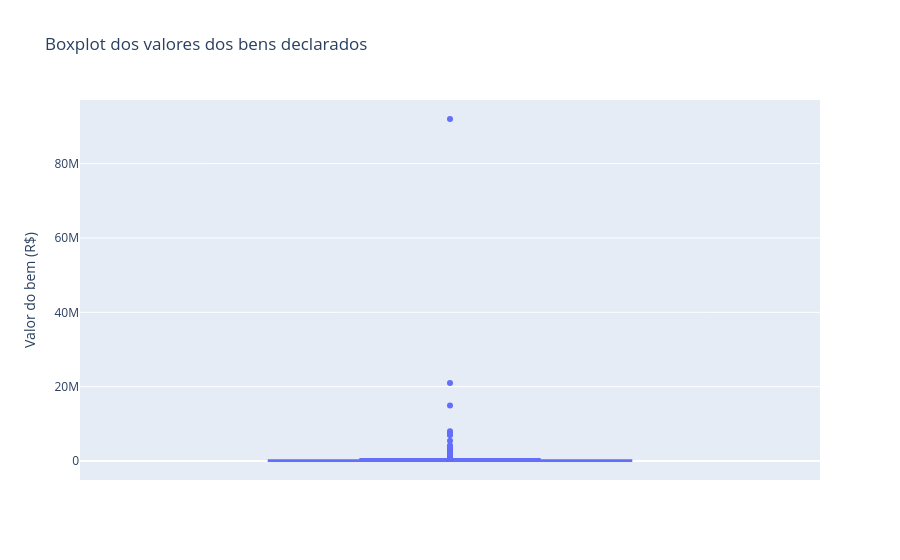

The notebook cell saved with this chart:
### Markdown cell above
### Boxplot dos valores dos bens

O boxplot será utilizado para visualizar a dispersão dos valores e identificar possíveis outliers.

### Code cell
fig = px.box(
    bens_df,
    y='VR_BEM_CANDIDATO',
    title='Boxplot dos valores dos bens declarados',
    labels={
        'VR_BEM_CANDIDATO': 'Valor do bem (R$)'
    }
)

fig.show()

### Figure 1 — Plotly figure (JSON) as saved in the notebook; plotly's stock layout.template omitted (floating-point values rounded to 4 significant figures; data arrays with more than 128 entries replaced by an {"elided": "..."} marker saying what was removed)
{"data": [{"alignmentgroup": "True", "hovertemplate": "Valor do bem (R$)=%{y}<extra></extra>", "legendgroup": "", "marker": {"color": "#636efa"}, "name": "", "notched": false, "offsetgroup": "", "orientation": "v", "showlegend": false, "type": "box", "x0": " ", "xaxis": "x", "y": {"elided": "1654 float values"}, "y0": " ", "yaxis": "y"}], "layout": {"boxmode": "group", "legend": {"tracegroupgap": 0}, "title": {"text": "Boxplot dos valores dos bens declarados"}, "xaxis": {"anchor": "y", "domain": [0, 1]}, "yaxis": {"anchor": "x", "domain": [0, 1], "title": {"text": "Valor do bem (R$)"}}}}
